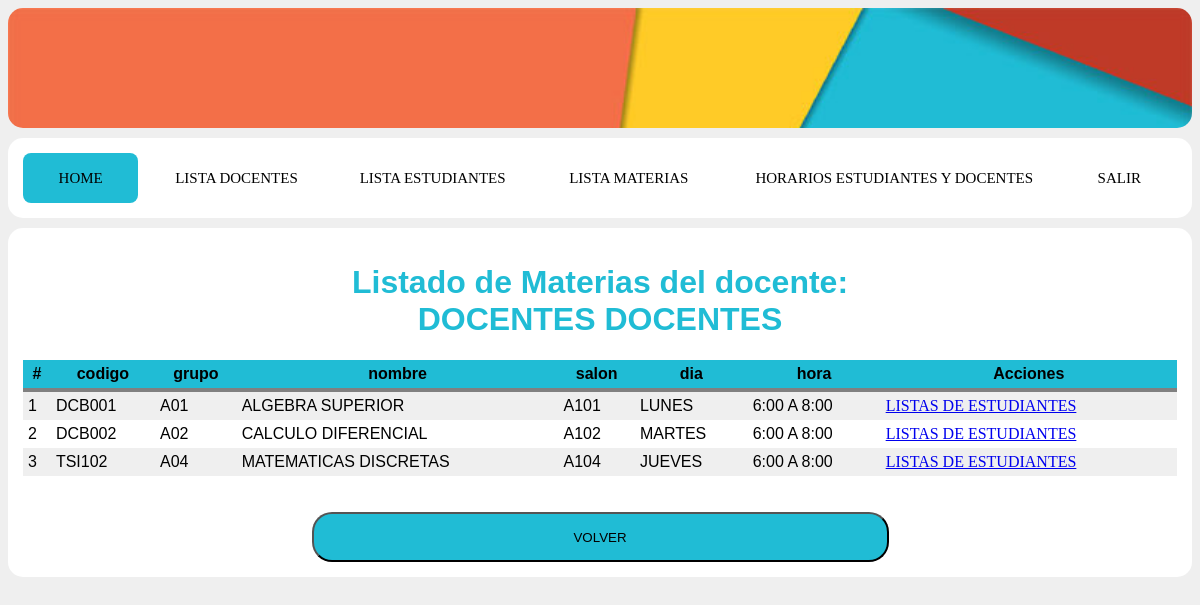
Page /admin/lista_materias_d.php?id=2 (signed in) on the committed database.
### tables this page shows
CREATE TABLE `materia` (
  `mat_id` int(10) UNSIGNED NOT NULL,
  `mat_codigo` varchar(30) DEFAULT NULL,
  `mat_nombre` varchar(230) DEFAULT NULL,
  `mat_dise_id` int(10) UNSIGNED NOT NULL,
  `mat_sal_id` int(10) UNSIGNED NOT NULL,
  `mat_hor_id` int(10) UNSIGNED NOT NULL,
  `mat_gru_id` int(10) UNSIGNED NOT NULL
);

CREATE TABLE `grupos` (
  `gru_id` int(10) UNSIGNED NOT NULL,
  `gru_nombre` varchar(30) DEFAULT NULL
);

CREATE TABLE `salones` (
  `sal_id` int(10) UNSIGNED NOT NULL,
  `sal_nombre` varchar(30) DEFAULT NULL
);

CREATE TABLE `dias_semana` (
  `dise_id` int(10) UNSIGNED NOT NULL,
  `dise_nombre` varchar(30) DEFAULT NULL
);

CREATE TABLE `horas` (
  `hor_id` int(10) UNSIGNED NOT NULL,
  `hor_nombre` varchar(30) DEFAULT NULL
);

### bd/conexion.php (called while the page is built, shortened)
<?php
class basedatos{
private $con;
private $dbequipo='localhost';
private $dbusuario='root';
private $dbclave='';
private $dbnombre='db-proyecto01';
public function conectar(){
	$this->con = mysqli_connect($this->dbequipo, $this->dbusuario, $this->dbclave, $this->dbnombre);
}
public function buscar_profesor($buscar){
	$sql = "SELECT CONCAT(informacion.inf_nombres, ' ',informacion.inf_apellidos) AS nombre_completo FROM informacion WHERE informacion.inf_id = '$buscar';";
	$res = mysqli_query($this->con, $sql);
	$return = mysqli_fetch_object($res);
	return $return;
}
public function lista_materias_d($buscar){
	$sql = "SELECT materia.mat_id AS id, grupos.gru_nombre AS grupo, materia.mat_codigo AS codigo, materia.mat_nombre AS materia, dias_semana.dise_nombre AS dia, salones.sal_nombre as salon, horas.hor_nombre AS hora FROM materia INNER JOIN dias_semana ON materia.mat_dise_id = dias_semana.dise_id INNER JOIN salones ON materia.mat_sal_id = salones.sal_id INNER JOIN grupos ON materia.mat_gru_id = grupos.gru_id INNER JOIN horas ON materia.mat_hor_id = horas.hor_id INNER JOIN informacion_materia ON materia.mat_id = informacion_materia.inma_mat_id WHERE informacion_materia.inma_inf_id = '$buscar' ORDER BY materia.mat_id;";
	$res = mysqli_query($this->con, $sql);
	return $res;
}
}
?>

### admin/lista_materias_d.php (the view, shortened to what this page needs)
<?php
include ('../bd/conexion.php');
$listm = new basedatos();
$doc_id=intval($_GET['id']);
$cont = 0;
?>
<!DOCTYPE html>
<html>
<head>
    <link rel="stylesheet" type="text/css" href="../css/estilos.css" >
</head>
<body>
    <div class="section" id="header">
    </div>
    <div class="section">
        <nav class="menu">
            <a href="admin.php">Home</a>
            <a href="lista_usuarios_d.php">Lista Docentes</a>
            <a href="lista_usuarios_e.php">Lista Estudiantes</a>
            <a href="lista_materias.php">lista Materias</a>
            <a href="lista_estudiantes-docentes.php">Horarios Estudiantes y docentes</a>
            <a href="../salir.php">Salir</a>
            <div class="animation start-home"></div>
        </nav>
    </div>
    <div class="section">
        <?php
            $nombrecompleto=$listm->buscar_profesor($doc_id);
         ?>
        <div class="table-title">
            <div class="row">
                <h1>Listado de  <b>Materias del docente: <br> <?php echo $nombrecompleto->nombre_completo; ?> </b></h1>
            </div>
        </div>
        <table class="tablahi">
            <thead>
                <tr>
                    <th>#</th>
                    <th>codigo</th>
                    <th>grupo</th>
                    <th>nombre</th>
                    <th>salon</th>
                    <th>dia</th>
                    <th>hora</th>
                    <th>Acciones</th>
                </tr>
            </thead>
            <tbody>
                <?php
                $listado=$listm->lista_materias_d($doc_id);
                while ($row=mysqli_fetch_object($listado)){
                    $codigo=$row->codigo;
                    $grupos=$row->grupo;
                    $nombre=$row->materia;
                    $salon=$row->salon;
                    $dia=$row->dia;
                    $hora=$row->hora;
                    $id=$row->id;
                    $cont = $cont + 1;
                    ?>
                    <tr>
                        <td><?php echo $cont; ?></td>
                        <td><?php echo $codigo;?></td>
                        <td><?php echo $grupos;?></td>
                        <td><?php echo $nombre; ?></td>
                        <td><?php echo $salon; ?></td>
                        <td><?php echo $dia; ?></td>
                        <td><?php echo $hora; ?></td>
                        <td >
                            <a href="lista_estudiantes.php?id=<?php echo $id;?>" class="escoger" title="Escoger" data-toggle="tooltip">LISTAS DE ESTUDIANTES</a>
                        </td>
                    </tr>
                    <?php
                }
                ?>
            </tbody>
        </table>
        <br><br>
        <center>
            <button type="button" class="button" onclick="window.location.href = 'lista_estudiantes-docentes.php'">VOLVER</button>
        </center>
    </div>
</body>
</html>

### css/estilos.css (style rules this page uses)
body { background-color: #efefef; overflow: auto; font-family: Arial; }
.section { background-color: #fff; padding: 15px; margin-bottom: 10px; border-radius: 15px; overflow: hidden; }
h1 { color: #20bcd5; text-align: center; }
#header { background-size: cover; background-image: url(../img/header.jpg); height: 90px; }
.button { background: #20bcd5; border-radius: 20px ; color: black; cursor: pointer; width: 50%; height: 50.5px; }
.tablahi { background-color: #efefef; border-collapse: collapse; width: 100%; }
th, td { padding: 5px; }
thead { background-color: #20bcd5; border-bottom: solid 4px grey; }
tr:nth-child(even) { background-color: white; }
.menu { position: relative; background-color: #fff; border-radius: 8px; font-size: 0; }
.menu a { line-height: 50px; height: 100%; font-size: 15px; display: inline-block; position: relative; z-index: 1; text-decoration: none; text-transform: uppercase; text-align: center; color: black; cursor: pointer; }
.menu .animation { position: absolute; height: 100%; top: 0; z-index: 0; transition: all .5s ease 0s; border-radius: 8px; }
a:nth-child(1) { width: 10%; font-family: 'Cherry Swash', cursive; }
a:nth-child(2) { width: 17%; font-family: 'Cherry Swash', cursive; }
a:nth-child(3) { width: 17%; font-family: 'Cherry Swash', cursive; }
a:nth-child(4) { width: 17%; font-family: 'Cherry Swash', cursive; }
a:nth-child(5) { width: 29%; font-family: 'Cherry Swash', cursive; }
a:nth-child(6) { width: 10%; font-family: 'Cherry Swash', cursive; }
.menu .start-home, a:nth-child(1):hover~.animation { width: 10%; left: 0; background-color: #20bcd5; color: white; }

### rows in the picture
materia: mat_codigo "DCB001", mat_gru.gru_nombre "A01", mat_nombre "ALGEBRA SUPERIOR", mat_sal.sal_nombre "A101", mat_dise.dise_nombre "LUNES", mat_hor.hor_nombre "6:00 A 8:00"
materia: mat_codigo "DCB002", mat_gru.gru_nombre "A02", mat_nombre "CALCULO DIFERENCIAL", mat_sal.sal_nombre "A102", mat_dise.dise_nombre "MARTES", mat_hor.hor_nombre "6:00 A 8:00"
materia: mat_codigo "TSI102", mat_gru.gru_nombre "A04", mat_nombre "MATEMATICAS DISCRETAS", mat_sal.sal_nombre "A104", mat_dise.dise_nombre "JUEVES", mat_hor.hor_nombre "6:00 A 8:00"

### other values in the picture
$nombrecompleto->nombre_completo "DOCENTES DOCENTES"
